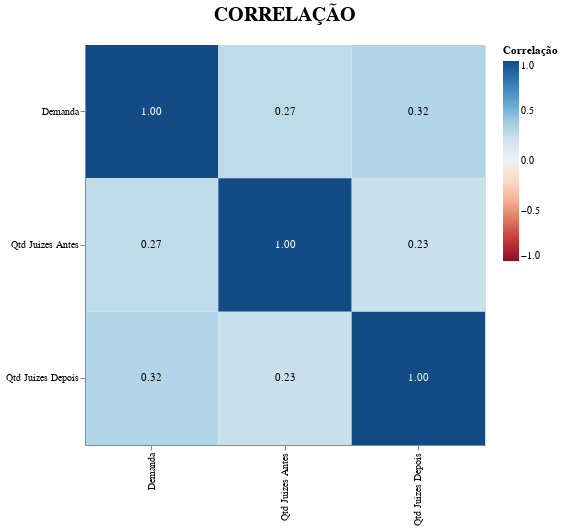

Notebook code cell kept with this figure:
### Code cell
# Calcula correlação
corr = df_demanda_vara_x_juize[['Demanda', 'Qtd Juizes Antes', 'Qtd Juizes Depois']].corr()

# Transforma em formato longo
corr_melt = corr.reset_index().melt(id_vars="index")
corr_melt.columns = ["Variável1", "Variável2", "Correlação"]

# Heatmap
heatmap = alt.Chart(corr_melt).mark_rect().encode(
    x=alt.X("Variável1:O", title=""),
    y=alt.Y("Variável2:O", title=""),
    color=alt.Color("Correlação:Q", scale=alt.Scale(scheme="redblue", domain=(-1,1))),
    tooltip=["Variável1", "Variável2", alt.Tooltip("Correlação:Q", format=".2f")]
).properties(
    width=400,
    height=400,
    title={
        "text": "CORRELAÇÃO",
        "fontSize": 20,
        "offset": 20
    }
    
)

# Adiciona valores no meio das células
text = alt.Chart(corr_melt).mark_text(baseline="middle").encode(
    x="Variável1:O",
    y="Variável2:O",
    text=alt.Text("Correlação:Q", format=".2f"),
    color=alt.condition(
        "datum.Correlação > 0.5 || datum.Correlação < -0.5",
        alt.value("white"),
        alt.value("black")
    )
)

final_heatmap = heatmap + text
final_heatmap

### Figure 1 — Vega-Lite specification as saved in the notebook (floating-point values rounded to 4 significant figures)
{"config": {"view": {"continuousWidth": 300, "continuousHeight": 300}}, "layer": [{"mark": {"type": "rect"}, "encoding": {"color": {"field": "Correlação", "scale": {"domain": [-1, 1], "scheme": "redblue"}, "type": "quantitative"}, "tooltip": [{"field": "Variável1", "type": "nominal"}, {"field": "Variável2", "type": "nominal"}, {"field": "Correlação", "format": ".2f", "type": "quantitative"}], "x": {"field": "Variável1", "title": "", "type": "ordinal"}, "y": {"field": "Variável2", "title": "", "type": "ordinal"}}, "title": {"text": "CORRELAÇÃO", "fontSize": 20, "offset": 20}}, {"mark": {"type": "text", "baseline": "middle"}, "encoding": {"color": {"condition": {"test": "datum.Correlação > 0.5 || datum.Correlação < -0.5", "value": "white"}, "value": "black"}, "text": {"field": "Correlação", "format": ".2f", "type": "quantitative"}, "x": {"field": "Variável1", "type": "ordinal"}, "y": {"field": "Variável2", "type": "ordinal"}}}], "data": {"name": "data-af91b20f6da242ccb9bc0550ac7caccd"}, "height": 400, "width": 400, "$schema": "https://vega.github.io/schema/vega-lite/v5.20.1.json", "datasets": {"data-af91b20f6da242ccb9bc0550ac7caccd": [{"Variável1": "Demanda", "Variável2": "Demanda", "Correlação": 1.0}, {"Variável1": "Qtd Juizes Antes", "Variável2": "Demanda", "Correlação": 0.2745}, {"Variável1": "Qtd Juizes Depois", "Variável2": "Demanda", "Correlação": 0.3203}, {"Variável1": "Demanda", "Variável2": "Qtd Juizes Antes", "Correlação": 0.2745}, {"Variável1": "Qtd Juizes Antes", "Variável2": "Qtd Juizes Antes", "Correlação": 1.0}, {"Variável1": "Qtd Juizes Depois", "Variável2": "Qtd Juizes Antes", "Correlação": 0.2333}, {"Variável1": "Demanda", "Variável2": "Qtd Juizes Depois", "Correlação": 0.3203}, {"Variável1": "Qtd Juizes Antes", "Variável2": "Qtd Juizes Depois", "Correlação": 0.2333}, {"Variável1": "Qtd Juizes Depois", "Variável2": "Qtd Juizes Depois", "Correlação": 1.0}]}}
